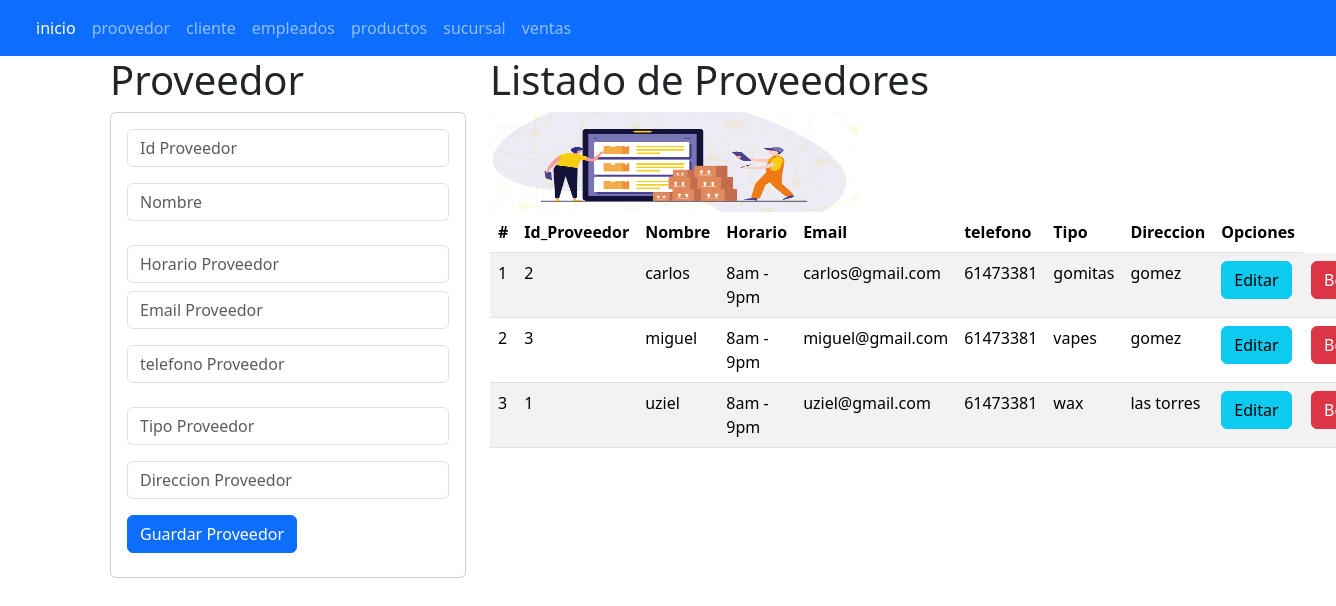
Screenshot of /proveedor with the database file from the repository.
### kriks_app/models.py (models this page shows, shortened)
class  Proveedores(models.Model):
    id_proveedor = models.CharField(primary_key=True,max_length=6)
    nombre = models.CharField(max_length=45)
    telefono = models.CharField(max_length=15)
    email = models.CharField(max_length=45)
    tipo = models.CharField(max_length=45)
    direccion = models.CharField(max_length=100)
    horario = models.CharField(max_length=45)

### kriks_app/views.py (the view)
# urls.py: path("proveedor",views.inicio_vistaproveedor,name="proveedor"),
def inicio_vistaproveedor(request):
    losproveedores = Proveedores.objects.all()
    return render(request,"gestionarProveedor.html",{"misproveedores":losproveedores})

### kriks_app/templates/gestionarProveedor.html
{% extends "base.html" %}
{% block cuerpo %}
{% load static %}
 <div class="row">
   <div class="col-sm-12 col-md-4 col-lg-4 col-xl-4">
    <h1>Proveedor</h1>
    <div class="card">
      <div class="card-body">
        <form action="registrarProveedor/" method="POST"> {% csrf_token %}
          <div class="form-group">
            <input type="text" id="txtidproveedor" name="txtidproveedor" placeholder="Id Proveedor" minlength="1" maxlength="6" class="form-control" required>
          </div>
          <div class="form-group py-3">
            <input type="text" id="txtnombre" name="txtnombre" placeholder="Nombre " maxlength="45" class="form-control" required>
          </div>
          <div class="form-group py-2">
            <input type="text" id="txthorario" name="txthorario" placeholder="Horario Proveedor" maxlength="100" class="form-control" required>
          </div>
          <div class="form-group">
            <input type="text" id="txtemail" name="txtemail" placeholder="Email Proveedor" maxlength="45" class="form-control" required>
          </div>
          <div class="form-group py-3">
            <input type="text" id="txttelefono" name="txttelefono" placeholder="telefono Proveedor" maxlength="15" class="form-control" required>
          </div>
          <div class="form-group py-2">
            <input type="text" id="txttipo" name="txttipo" placeholder="Tipo Proveedor" maxlength="45" class="form-control" required>
          </div>
          <div class="form-group py-2">
            <input type="text" id="txtdireccion" name="txtdireccion" placeholder="Direccion Proveedor" maxlength="45" class="form-control" required>
          </div>
          <div class="form-group py-2">
            <button type="submit" class="btn btn-primary">Guardar Proveedor</button>
          </div>
        </form>
      </div>
    </div>
   </div>
   <div class="col-sm-12 col-md-8 col-lg-8 col-xl-8">
   <h1>Listado de Proveedores</h1>
   <img class="w-50" src="{% static 'img/inventa.webp' %}" alt="nava" width="100" height="100"/>
  <table class="table table-striped">
    <thead>
      <tr>
        <th scope="col">#</th>
        <th scope="col">Id_Proveedor</th>
        <th scope="col">Nombre</th>
        <th scope="col">Horario</th>
        <th scope="col">Email</th>
        <th scope="col">telefono</th>
        <th scope="col">Tipo</th>
        <th scope="col">Direccion</th>
        <th>Opciones</th>
      </tr>
    </thead>
    <tbody>
      {% for m in misproveedores %}
      <tr>
        <td> {{forloop.counter}} </td>
        <td> {{m.id_proveedor}} </td>
        <td> {{m.nombre}} </td>
        <td> {{m.horario}} </td>
        <td> {{m.email}} </td>
        <td> {{m.telefono}} </td>
        <td> {{m.tipo}} </td>
        <td> {{m.direccion}} </td>
        <td> <a href="seleccionarProveedor/{{m.id_proveedor}}" class="btn btn-info"> Editar</a> </td>
        <td> <a href="borrarProveedor/{{m.id_proveedor}}" class="btn btn-danger"> Borrar</a> </td>
      </tr>
      {% endfor %}
    </tbody>
  </table>
 </div>
{% endblock %}

### templates/base.html (shortened to what this page needs)
    <!doctype html>
    <html lang="es">
    <head>
        <link href="https://cdn.jsdelivr.net/npm/bootstrap@5.3.3/dist/css/bootstrap.min.css" rel="stylesheet">
    </head>
    <body>
        <nav class="navbar navbar-expand-lg bg-primary" data-bs-theme="dark">
            <div class="container-fluid">
            <div class="collapse navbar-collapse" id="navbarNav">
                <ul class="navbar-nav">
                    <li class="nav-item">
                        <a class="nav-link active" aria-current"page" href="/">inicio</a>
                    </li>
                <li class="nav-item">
                    <a class="nav-link " href="{% url 'proveedor' %}">proovedor</a>
                </li>
                <li class="nav-item">
                    <a class="nav-link " href="{% url 'clientes' %}">cliente</a>
                </li>
                <li class="nav-item">
                    <a class="nav-link " href="{% url 'empleados' %}">empleados</a>
                </li>
                <li class="nav-item">
                    <a class="nav-link " href="{% url 'productos' %}">productos</a>
                </li>
                <li class="nav-item">
                    <a class="nav-link " href="{% url 'sucursal' %}">sucursal</a>
                </li>
                <li class="nav-item">
                    <a class="nav-link " href="{% url 'ventas' %}">ventas</a>
                </li>
                </ul>
            </div>
            </div>
        </nav>
        <div class="container">
            {% block cuerpo %}
            {% endblock %}
        </div>
    </body>
    </html>

### rows the page displays
Proveedores: id_proveedor "2", nombre "carlos", horario "8am - 9pm", email "carlos@gmail.com", telefono "61473381", tipo "gomitas", direccion "gomez"
Proveedores: id_proveedor "3", nombre "miguel", horario "8am - 9pm", email "miguel@gmail.com", telefono "61473381", tipo "vapes", direccion "gomez"
Proveedores: id_proveedor "1", nombre "uziel", horario "8am - 9pm", email "uziel@gmail.com", telefono "61473381", tipo "wax", direccion "las torres"
